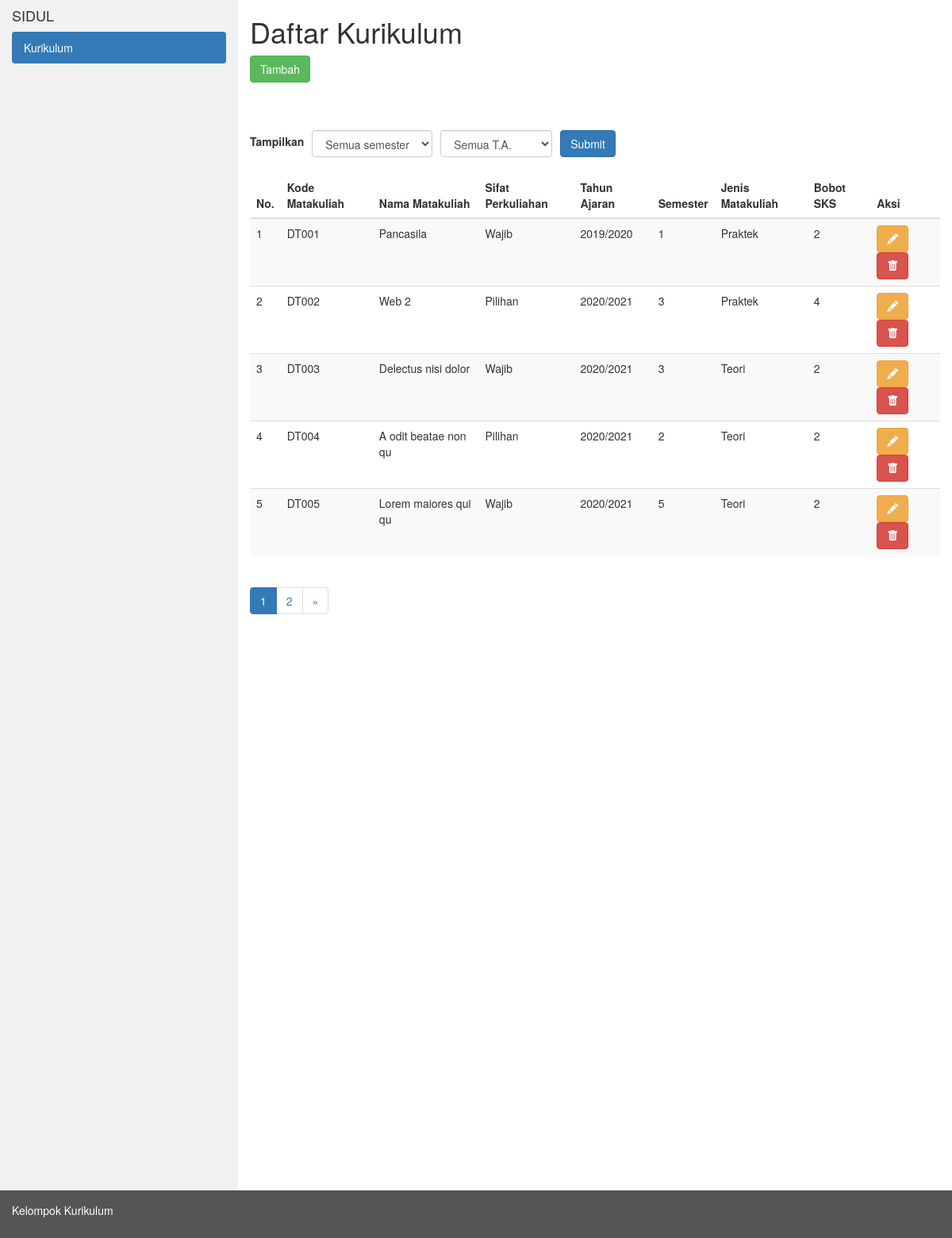
The page / on the database its author committed.
### tables this page shows
CREATE TABLE `tbl_kurikulum` (
  `id` int(11) NOT NULL,
  `kode_matakuliah` varchar(5) NOT NULL,
  `nama_matakuliah` varchar(50) NOT NULL,
  `sifat_perkuliahan` varchar(20) NOT NULL,
  `tahun_ajaran` varchar(10) NOT NULL,
  `semester` int(1) NOT NULL,
  `jenis_matakuliah` varchar(20) NOT NULL,
  `bobot_sks` int(2) NOT NULL
);

### application/controllers/C_kurikulum.php (called while the page is built, shortened)
<?php
class C_kurikulum extends CI_Controller
{
    public function __construct()
    {
        $this->load->model('M_kurikulum');
        $this->load->library('form_validation');
    }
    private function dataPerkuliahan()
    {
        return $data = [
            'tahun_ajaran' => [
                '2019/2020',
                '2020/2021',
                '2021/2022',
            ],
            'semester' => [
                '1',
                '2',
                '3',
                '4',
                '5',
                '6',
            ],
            'jenis_matakuliah' => [
                'Praktek',
                'Teori'
            ],
            'sifat_perkuliahan' => [
                'Wajib',
                'Pilihan',
                'Konsentrasi',
            ],
        ];
    }
    public function index()
    {
        $this->load->library('pagination');
        if ($this->input->post('submit')) {
            $data['semester'] = $this->input->post('semester');
            $data['tahun_ajaran'] = $this->input->post('tahun_ajaran');
            $this->session->set_userdata('semester', $data['semester']);
            $this->session->set_userdata('tahun_ajaran', $data['tahun_ajaran']);
        } else {
            $data['semester'] = $this->session->userdata('semester');
            $data['tahun_ajaran'] = $this->session->userdata('tahun_ajaran');
        }
        $config['per_page'] = 5;
        $data['start'] = $this->uri->segment(3);
        $data['kurikulum'] = $this->M_kurikulum->ambilKurikulum($config['per_page'], $data['start'], $data['semester'], $data['tahun_ajaran']);
        $data['tahun_ajaran'] = $this->dataPerkuliahan()['tahun_ajaran'];
        $data['semester'] = $this->dataPerkuliahan()['semester'];
        $this->load->view('kurikulum/layouts/header');
        $this->load->view('kurikulum/V_kurikulum', $data);
        $this->load->view('kurikulum/layouts/footer');
    }
}

### index.php (called while the page is built, shortened)
<?php
require_once BASEPATH.'core/CodeIgniter.php';

### application/config/config.php (called while the page is built, shortened)
<?php
$config['base_url'] = 'http://localhost/web-2/praktek/fa-pweb-kurikulum/';
$config['index_page'] = '';
$config['uri_protocol']	= 'REQUEST_URI';
$config['url_suffix'] = '';
$config['language']	= 'english';
$config['charset'] = 'UTF-8';
$config['enable_hooks'] = FALSE;
$config['subclass_prefix'] = 'MY_';
$config['composer_autoload'] = FALSE;
$config['permitted_uri_chars'] = 'a-z 0-9~%.:_\-';
$config['enable_query_strings'] = FALSE;
$config['controller_trigger'] = 'c';
$config['function_trigger'] = 'm';
$config['directory_trigger'] = 'd';
$config['allow_get_array'] = TRUE;
$config['log_threshold'] = 0;
$config['log_path'] = '';
$config['log_file_extension'] = '';
$config['log_file_permissions'] = 0644;
$config['log_date_format'] = 'Y-m-d H:i:s';
$config['error_views_path'] = '';
$config['cache_path'] = '';
$config['cache_query_string'] = FALSE;
$config['encryption_key'] = '';
$config['sess_driver'] = 'files';
$config['sess_cookie_name'] = 'ci_session';
$config['sess_expiration'] = 7200;
$config['sess_save_path'] = NULL;
$config['sess_match_ip'] = FALSE;
$config['sess_time_to_update'] = 300;
$config['sess_regenerate_destroy'] = FALSE;
$config['cookie_prefix']	= '';
$config['cookie_domain']	= '';
$config['cookie_path']		= '/';
$config['cookie_secure']	= FALSE;
$config['cookie_httponly'] 	= FALSE;
$config['standardize_newlines'] = FALSE;
$config['global_xss_filtering'] = FALSE;
$config['csrf_protection'] = FALSE;
$config['csrf_token_name'] = 'csrf_test_name';
$config['csrf_cookie_name'] = 'csrf_cookie_name';
$config['csrf_expire'] = 7200;
$config['csrf_regenerate'] = TRUE;
$config['csrf_exclude_uris'] = array();
$config['compress_output'] = FALSE;
$config['time_reference'] = 'local';
$config['rewrite_short_tags'] = FALSE;
$config['proxy_ips'] = '';

### application/models/M_kurikulum.php (called while the page is built, shortened)
<?php
class M_kurikulum extends CI_Model {
    public function ambilKurikulum($limit, $start, $semester = null, $tahun_ajaran = null)
    {
        return $this->db->get('tbl_kurikulum', $limit, $start)->result_array();
    }
}

### application/views/kurikulum/V_kurikulum.php (the view, shortened to what this page needs)
<div class="container-fluid">
    <div class="row content">
        <div class="col-sm-3 sidenav">
            <h4>SIDUL</h4>
            <ul class="nav nav-pills nav-stacked">
                <li class="active"><a href="<?php echo base_url() ?>">Kurikulum</a></li>
            </ul>
        </div>
        <div class="col-sm-9">
            <div class="header mb-60px">
                <h1>Daftar Kurikulum</h1>
                <a href="<?php echo base_url() ?>tambah" class="btn btn-success">Tambah</a>
            </div>
            <div class="main">
                <form action="<?php echo base_url() ?>" method="post">
                    <div class="form-group mb-20px">
                        <div class="d-flex align-items-center">
                            <label class="form-label me-10px" for="semester">Tampilkan</label>
                            <div class="me-10px">
                                <select name="semester" id="semester" class="form-control">
                                    <option value="">Semua semester</option>
                                </select>
                            </div>
                            <div class="me-10px">
                                <select name="tahun_ajaran" id="tahun_ajaran" class="form-control">
                                    <option value="">Semua T.A.</option>
                                </select>
                            </div>
                            <input type="submit" name="submit" class="btn btn-primary"></input>
                        </div>
                    </div>
                </form>
                <table class="table table-striped">
                    <thead>
                        <tr>
                            <th>No.</th>
                            <th>Kode Matakuliah</th>
                            <th>Nama Matakuliah</th>
                            <th>Sifat Perkuliahan</th>
                            <th>Tahun Ajaran</th>
                            <th>Semester</th>
                            <th>Jenis Matakuliah</th>
                            <th>Bobot SKS</th>
                            <th>Aksi</th>
                        </tr>
                    </thead>
                    <tbody>
                        <?php
                        foreach ($kurikulum as $data) :
                        ?>
                            <tr>
                                <td><?php echo ++$start ?></td>
                                <td><?php echo $data['kode_matakuliah'] ?></td>
                                <td><?php echo $data['nama_matakuliah'] ?></td>
                                <td><?php echo $data['sifat_perkuliahan'] ?></td>
                                <td><?php echo $data['tahun_ajaran'] ?></td>
                                <td><?php echo $data['semester'] ?></td>
                                <td><?php echo $data['jenis_matakuliah'] ?></td>
                                <td><?php echo $data['bobot_sks'] ?></td>
                                <td>
                                    <a href="<?php echo base_url() ?>edit/<?php echo $data['id'] ?>" class="btn btn-warning">
                                        <i class="bi bi-pencil-fill"></i>
                                    </a>
                                    <a onclick="return confirm('Apa Anda yakin untuk menghapus data ini?')" href="<?php echo base_url() ?>hapus/<?php echo $data['id'] ?>" class="btn btn-danger">
                                        <i class="bi bi-trash-fill"></i>
                                    </a>
                                </td>
                            </tr>
                        <?php
                        endforeach
                        ?>
                    </tbody>
                </table>
                <?php echo $this->pagination->create_links() ?>
            </div>
        </div>
    </div>
</div>

### application/config/pagination.php (shortened to what this page needs)
<?php
$config['base_url'] = 'http://localhost/web-2/praktek/fa-pweb-kurikulum/c_kurikulum/index';
$config['full_tag_open'] = '<ul class="pagination">';
$config['full_tag_close'] = '</ul>';
$config['first_link'] = 'First';
$config['first_tag_open'] = '<li>';
$config['first_tag_close'] = '</li>';
$config['last_link'] = 'Last';
$config['last_tag_open'] = '<li>';
$config['last_tag_close'] = '</li>';
$config['next_link'] = '&raquo';
$config['next_tag_open'] = '<li>';
$config['next_tag_close'] = '</li>';
$config['cur_tag_open'] = '<li class="active"><a href="#">';
$config['cur_tag_close'] = '</a></li>';
$config['num_tag_open'] = '<li>';
$config['num_tag_close'] = '</li>';

### application/views/kurikulum/layouts/header.php (shortened to what this page needs)
<!DOCTYPE html>
<html lang="en">
<head>
    <link rel="stylesheet" href="https://maxcdn.bootstrapcdn.com/bootstrap/3.4.1/css/bootstrap.min.css">
    <link rel="stylesheet" href="https://cdn.jsdelivr.net/npm/bootstrap-icons@1.7.2/font/bootstrap-icons.css">
</head>
<body>

### application/views/kurikulum/layouts/footer.php
<footer class="container-fluid">
    <p>Kelompok Kurikulum</p>
</footer>
</body>
</html>

### application/views/kurikulum/layouts/header.php (style rules this page uses)
.mb-20px { margin-bottom: 20px; }
.mb-60px { margin-bottom: 60px; }
.me-10px { margin-right: 10px; }
.row.content { height: 1500px }
.sidenav { background-color: #f1f1f1; height: 100%; }
.d-flex { display: flex; }
.align-items-center { align-items: center; }
.form-label { display: inline; }
footer { background-color: #555; color: white; padding: 15px; }

### rows shown on the page
tbl_kurikulum: kode_matakuliah "DT001", nama_matakuliah "Pancasila", sifat_perkuliahan "Wajib", tahun_ajaran "2019/2020", semester "1", jenis_matakuliah "Praktek", bobot_sks "2"
tbl_kurikulum: kode_matakuliah "DT002", nama_matakuliah "Web 2", sifat_perkuliahan "Pilihan", tahun_ajaran "2020/2021", semester "3", jenis_matakuliah "Praktek", bobot_sks "4"
tbl_kurikulum: kode_matakuliah "DT003", nama_matakuliah "Delectus nisi dolor", sifat_perkuliahan "Wajib", tahun_ajaran "2020/2021", semester "3", jenis_matakuliah "Teori", bobot_sks "2"
tbl_kurikulum: kode_matakuliah "DT004", nama_matakuliah "A odit beatae non qu", sifat_perkuliahan "Pilihan", tahun_ajaran "2020/2021", semester "2", jenis_matakuliah "Teori", bobot_sks "2"
tbl_kurikulum: kode_matakuliah "DT005", nama_matakuliah "Lorem maiores qui qu", sifat_perkuliahan "Wajib", tahun_ajaran "2020/2021", semester "5", jenis_matakuliah "Teori", bobot_sks "2"

### other values the page prints
$this->pagination->create_links() "1 2 »"
